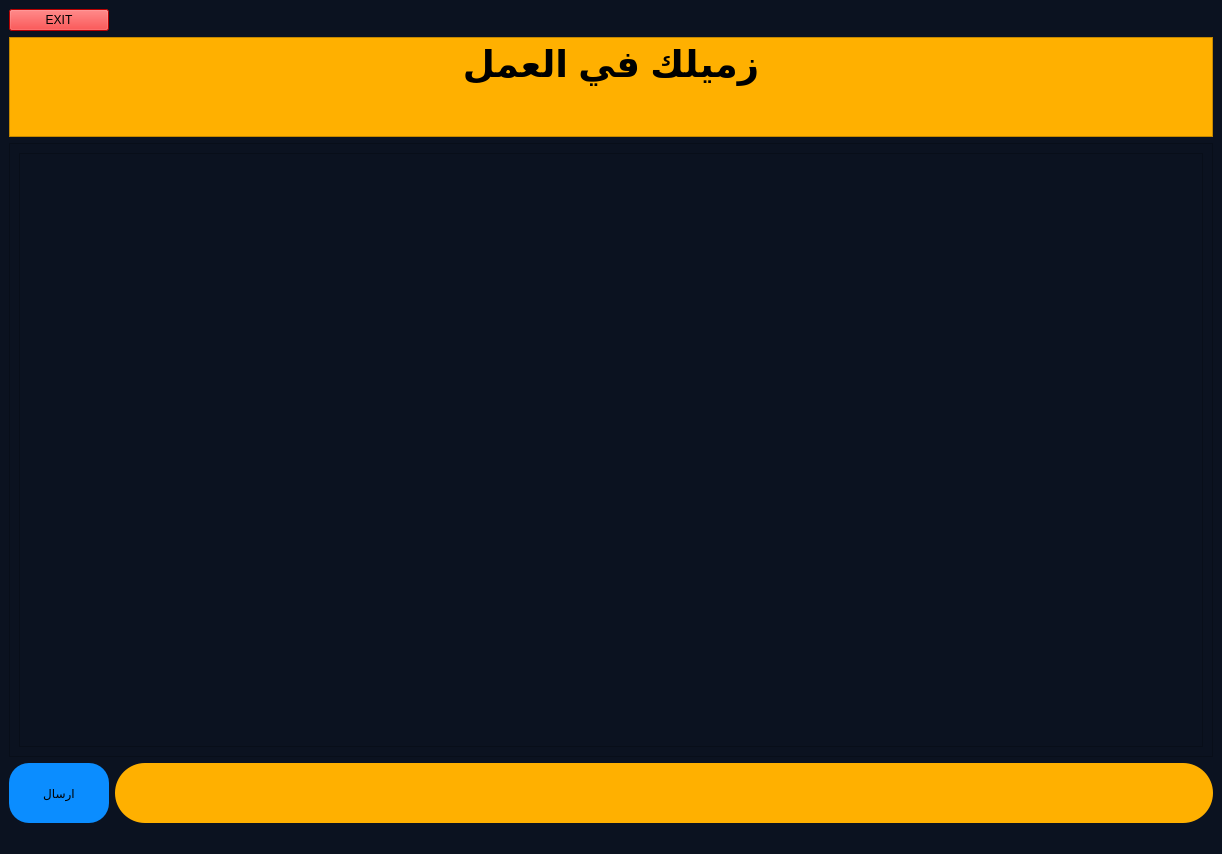
<?xml version="1.0" encoding="UTF-8"?>
<ui version="4.0">
 <class>ui3</class>
 <widget class="QMainWindow" name="ui3">
  <property name="geometry">
   <rect>
    <x>0</x>
    <y>0</y>
    <width>1222</width>
    <height>854</height>
   </rect>
  </property>
  <property name="windowTitle">
   <string>MainWindow</string>
  </property>
  <property name="styleSheet">
   <string notr="true">background-color: rgb(11, 18, 32);</string>
  </property>
  <widget class="QWidget" name="centralwidget">
   <layout class="QGridLayout" name="gridLayout">
    <item row="0" column="0">
     <widget class="QPushButton" name="pushButton_2">
      <property name="styleSheet">
       <string notr="true">background-color: rgb(255, 0, 0);</string>
      </property>
      <property name="text">
       <string>EXIT</string>
      </property>
     </widget>
    </item>
    <item row="0" column="1">
     <spacer name="horizontalSpacer">
      <property name="orientation">
       <enum>Qt::Horizontal</enum>
      </property>
      <property name="sizeHint" stdset="0">
       <size>
        <width>1095</width>
        <height>20</height>
       </size>
      </property>
     </spacer>
    </item>
    <item row="1" column="0" colspan="2">
     <widget class="QTextBrowser" name="textBrowser">
      <property name="maximumSize">
       <size>
        <width>16777215</width>
        <height>100</height>
       </size>
      </property>
      <property name="styleSheet">
       <string notr="true">background-color: rgb(255, 176, 0);</string>
      </property>
      <property name="html">
       <string>&lt;!DOCTYPE HTML PUBLIC &quot;-//W3C//DTD HTML 4.0//EN&quot; &quot;http://www.w3.org/TR/REC-html40/strict.dtd&quot;&gt;
&lt;html&gt;&lt;head&gt;&lt;meta name=&quot;qrichtext&quot; content=&quot;1&quot; /&gt;&lt;meta charset=&quot;utf-8&quot; /&gt;&lt;style type=&quot;text/css&quot;&gt;
p, li { white-space: pre-wrap; }
hr { height: 1px; border-width: 0; }
li.unchecked::marker { content: &quot;\2610&quot;; }
li.checked::marker { content: &quot;\2612&quot;; }
&lt;/style&gt;&lt;/head&gt;&lt;body style=&quot; font-family:'Segoe UI'; font-size:9pt; font-weight:400; font-style:normal;&quot;&gt;
&lt;p align=&quot;center&quot; style=&quot; margin-top:0px; margin-bottom:0px; margin-left:0px; margin-right:0px; -qt-block-indent:0; text-indent:0px;&quot;&gt;&lt;span style=&quot; font-size:28pt; font-weight:700; color:#000000;&quot;&gt;زميلك في العمل&lt;/span&gt;&lt;/p&gt;&lt;/body&gt;&lt;/html&gt;</string>
      </property>
     </widget>
    </item>
    <item row="2" column="0" colspan="2">
     <widget class="QScrollArea" name="scrollArea">
      <property name="widgetResizable">
       <bool>true</bool>
      </property>
      <widget class="QWidget" name="scrollAreaWidgetContents">
       <property name="geometry">
        <rect>
         <x>0</x>
         <y>0</y>
         <width>1202</width>
         <height>589</height>
        </rect>
       </property>
       <layout class="QGridLayout" name="gridLayout_2">
        <item row="0" column="0">
         <widget class="QTextBrowser" name="textBrowser_2">
          <property name="styleSheet">
           <string notr="true">font: 12pt &quot;Segoe UI&quot;;
color: rgb(255, 255, 255);</string>
          </property>
         </widget>
        </item>
       </layout>
      </widget>
     </widget>
    </item>
    <item row="3" column="0">
     <widget class="QPushButton" name="pushButton">
      <property name="minimumSize">
       <size>
        <width>100</width>
        <height>60</height>
       </size>
      </property>
      <property name="styleSheet">
       <string notr="true">border-radius: 20%;
font: 12pt &quot;Segoe UI&quot;;
background-color: rgb(11, 141, 255);</string>
      </property>
      <property name="text">
       <string>ارسال</string>
      </property>
      <property name="shortcut">
       <string>Return</string>
      </property>
     </widget>
    </item>
    <item row="3" column="1">
     <widget class="QLineEdit" name="lineEdit">
      <property name="minimumSize">
       <size>
        <width>0</width>
        <height>60</height>
       </size>
      </property>
      <property name="styleSheet">
       <string notr="true">border-radius: 30%;
background-color: rgb(255, 176, 0);</string>
      </property>
     </widget>
    </item>
   </layout>
  </widget>
  <widget class="QMenuBar" name="menubar">
   <property name="geometry">
    <rect>
     <x>0</x>
     <y>0</y>
     <width>1222</width>
     <height>21</height>
    </rect>
   </property>
  </widget>
  <widget class="QStatusBar" name="statusbar"/>
 </widget>
 <resources/>
 <connections/>
</ui>
